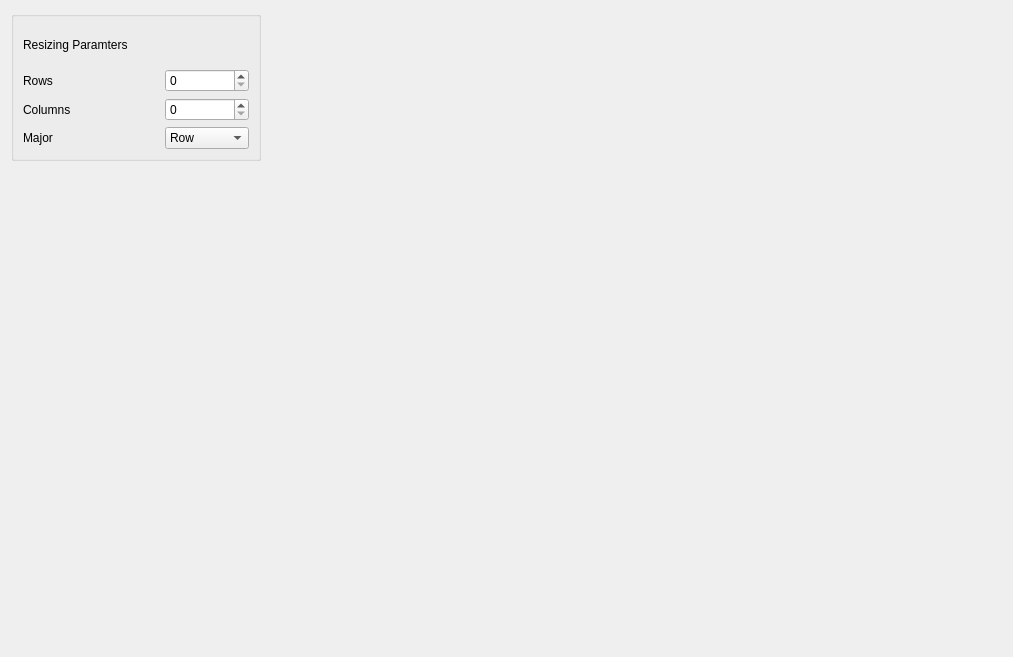
<?xml version="1.0" encoding="UTF-8"?>
<ui version="4.0">
 <class>ResizeMatrixDialog</class>
 <widget class="QDialog" name="ResizeMatrixDialog">
  <property name="geometry">
   <rect>
    <x>0</x>
    <y>0</y>
    <width>1013</width>
    <height>657</height>
   </rect>
  </property>
  <property name="sizePolicy">
   <sizepolicy hsizetype="Fixed" vsizetype="Fixed">
    <horstretch>0</horstretch>
    <verstretch>0</verstretch>
   </sizepolicy>
  </property>
  <property name="minimumSize">
   <size>
    <width>300</width>
    <height>200</height>
   </size>
  </property>
  <property name="windowTitle">
   <string>Dialog</string>
  </property>
  <layout class="QFormLayout" name="formLayout">
   <item row="1" column="0">
    <widget class="QGroupBox" name="groupBox">
     <property name="minimumSize">
      <size>
       <width>250</width>
       <height>150</height>
      </size>
     </property>
     <property name="autoFillBackground">
      <bool>true</bool>
     </property>
     <property name="title">
      <string/>
     </property>
     <property name="alignment">
      <set>Qt::AlignCenter</set>
     </property>
     <layout class="QGridLayout" name="gridLayout">
      <property name="horizontalSpacing">
       <number>37</number>
      </property>
      <item row="0" column="0">
       <widget class="QLabel" name="label_3">
        <property name="text">
         <string>Resizing Paramters</string>
        </property>
       </widget>
      </item>
      <item row="1" column="0">
       <widget class="QLabel" name="label">
        <property name="text">
         <string>Rows</string>
        </property>
       </widget>
      </item>
      <item row="1" column="1">
       <widget class="QSpinBox" name="noOfRows_"/>
      </item>
      <item row="2" column="0">
       <widget class="QLabel" name="label_2">
        <property name="text">
         <string>Columns</string>
        </property>
       </widget>
      </item>
      <item row="2" column="1">
       <widget class="QSpinBox" name="noOfColumns_"/>
      </item>
      <item row="3" column="0">
       <widget class="QLabel" name="label_4">
        <property name="text">
         <string>Major</string>
        </property>
       </widget>
      </item>
      <item row="3" column="1">
       <widget class="QComboBox" name="major_">
        <item>
         <property name="text">
          <string>Row</string>
         </property>
        </item>
        <item>
         <property name="text">
          <string>Column</string>
         </property>
        </item>
       </widget>
      </item>
     </layout>
    </widget>
   </item>
  </layout>
 </widget>
 <resources/>
 <connections/>
</ui>
